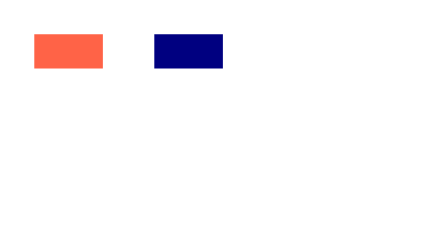

Write the Vega-Lite specification saved for this chart.
### Vega specification from a JSON file in a GitHub repository (floating-point values rounded to 4 significant figures)
{"$schema": "https://vega.github.io/schema/vega/v6.json", "width": 120, "height": 60, "padding": 5, "data": [{"name": "none", "values": []}], "marks": [{"type": "rect", "encode": {"update": {"x": {"value": 5}, "y": {"value": 5}, "width": {"value": 20}, "height": {"value": 10}, "fill": {"value": "tomato"}}}}, {"type": "group", "from": {"data": "none"}, "marks": [{"type": "symbol", "encode": {"update": {"x": {"value": 3}, "y": {"value": 3}}}}]}, {"type": "rect", "name": "after", "encode": {"update": {"x": {"value": 40}, "y": {"value": 5}, "width": {"value": 20}, "height": {"value": 10}, "fill": {"value": "navy"}}}}]}
